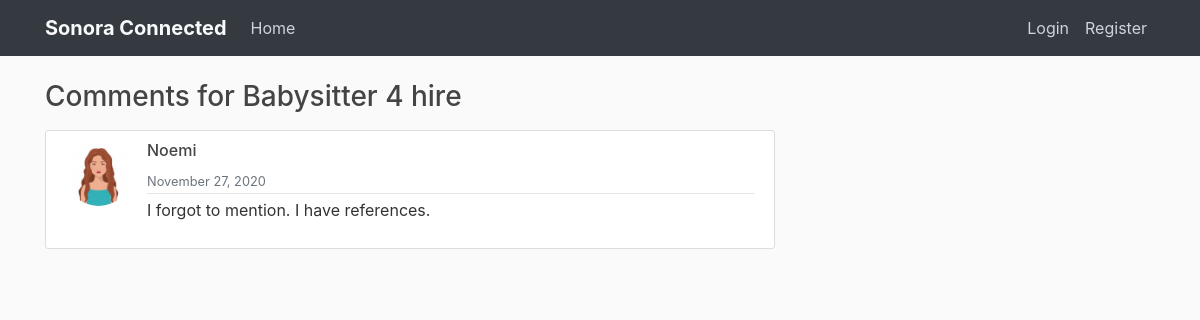
The app's page /post/1/comments/ with its own data.
### blogapp/models.py (models this page shows, shortened)
class Post(models.Model):
	title = models.CharField(max_length=80)
	subhead = models.CharField(max_length=200)
	content = models.TextField()
	date_posted = models.DateTimeField(default=timezone.now)
	author = models.ForeignKey(User, on_delete=models.CASCADE)

class PostDetails(models.Model):
	post = models.ForeignKey(Post, related_name='details', on_delete=models.CASCADE)
	username = models.ForeignKey(User, related_name='details', on_delete=models.CASCADE)
	comment = models.TextField()
	comment_date = models.DateTimeField(default=timezone.now)

### users/models.py (models this page shows, shortened)
class Profile(models.Model):
	user = models.OneToOneField(User, on_delete=models.CASCADE)
	image = models.ImageField(default='default.png', upload_to='profile_pics')

### blogapp/views.py (the view)
# urls.py: path('post/<int:pk>/comments/', views.comments, name='comments'),
def comments(request, pk):
	related_post = get_object_or_404(Post, pk=pk)
	return render(request, 'blogapp/comments.html', {'related_post':related_post})

### blogapp/templates/blogapp/comments.html
{% extends "blogapp/base.html" %}
{% block content %}
    <h3 class="mb-3">Comments for {{ related_post.title }}</h3>
    {% for detail in related_post.details.all %}
        <article class="media content-section">
          <img class="rounded-circle article-img" src="{{ detail.username.profile.image.url }}">
          <div class="media-body">
            <div class="article-metadata">
              <h6 class="mr-2">{{ detail.username.username }}</h6>
              <small class="text-muted">{{ detail.comment_date|date:"F d, Y" }}</small>
            </div>
            <p class="article-content">{{ detail.comment }}</p>
          </div>
        </article>
    {% endfor %}
{% endblock content %}

### blogapp/static/blogapp/main.css (style rules this page uses)
body { background: #fafafa; color: #333333; margin-top: 5rem; }
h1, h2, h3, h4, h5, h6 { color: #444444; }
.content-section { background: #ffffff; padding: 10px 20px; border: 1px solid #dddddd; border-radius: 3px; margin-bottom: 20px; }
.article-content { white-space: pre-line; }
.article-img { height: 65px; width: 65px; margin-right: 16px; }
.article-metadata { padding-bottom: 1px; margin-bottom: 4px; border-bottom: 1px solid #e3e3e3 }

### records on screen
Post: title "Babysitter 4 hire"
PostDetails: username.profile.image (picture), username.username "Noemi", comment_date "November 27, 2020", comment "I forgot to mention. I have references."
